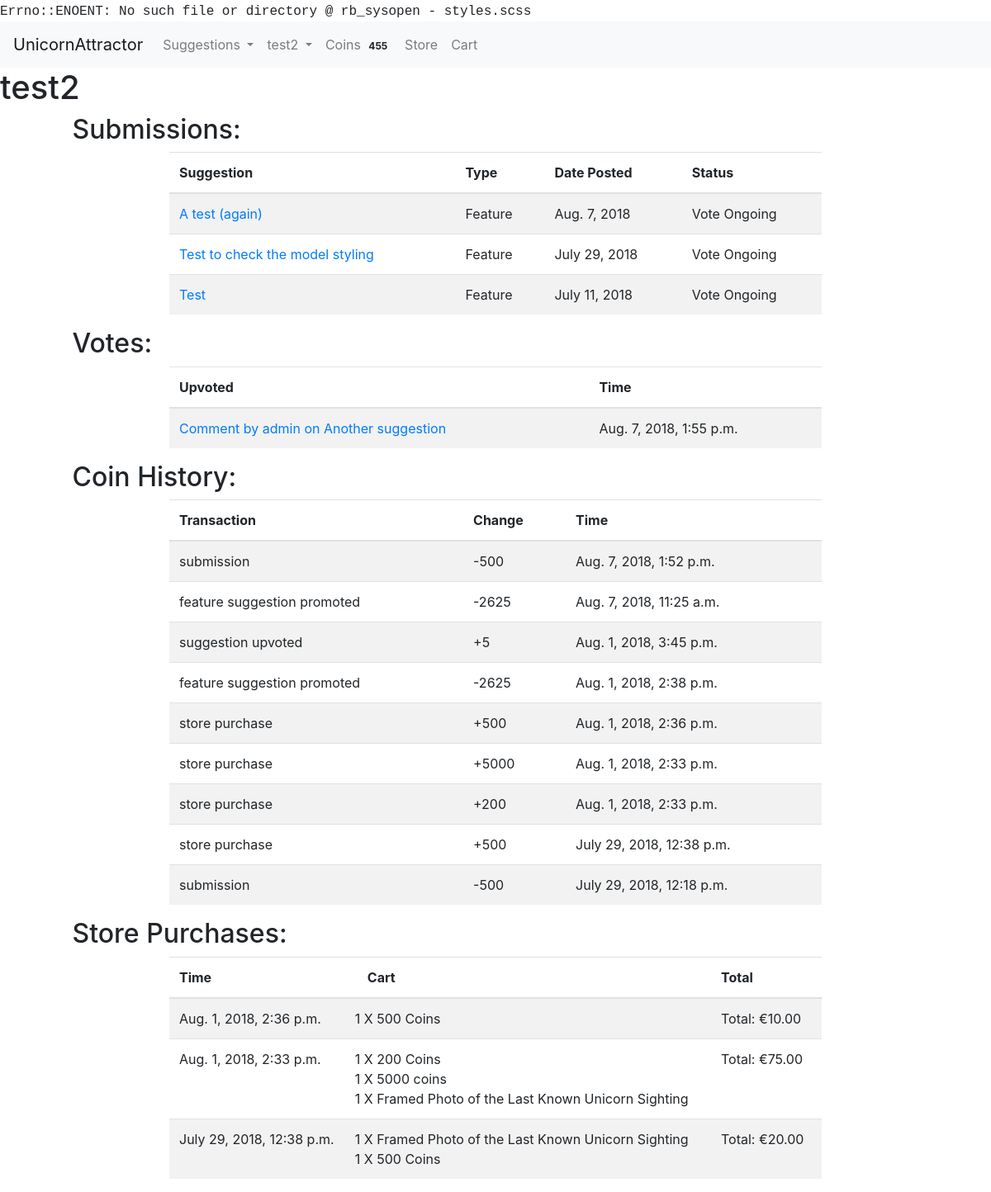
/user/3 (signed in), run on the app's committed database.
### accounts/models.py (models this page shows)
class User(AbstractUser):
    USERNAME_FIELD = "email"
    email = models.EmailField(('email address'), blank=False, unique=True)
    REQUIRED_FIELDS = []
    def __str__(self):
        return self.username

### usersuggestions/models.py (models this page shows, shortened)
class SuggestionAdminPage(models.Model):
    status_choices = ((0, "not scheduled"), (1, "scheduled"), (2, "in progress"), (3, "completed"))
    priority_choices = ((0, "low"), (1, 'normal'), (2, 'high'))
    suggestion = models.ForeignKey(Suggestion, null=False, on_delete=models.CASCADE)
    status = models.PositiveSmallIntegerField(choices=status_choices, default=0)
    developer_assigned = models.ForeignKey(User, null=True, blank=True, on_delete=models.PROTECT)
    priority = models.PositiveSmallIntegerField(choices=priority_choices, null=True, blank=True, default=1)
    date_started = models.DateField(null=True, blank=True)
    estimated_days_to_complete = models.PositiveSmallIntegerField(null=True, blank=True)
    expected_completion_date = models.DateField(null=True, blank=True)
    date_completed = models.DateField(null=True, blank=True)
    in_current_voting_cycle = models.BooleanField(blank=False, default=True)
    github_branch = models.CharField(null=True, blank=True, max_length=50)
    was_successful = models.NullBooleanField(blank=True, null=True)
    current_winner = models.BooleanField(blank=False, default=False)

class Suggestion(models.Model):
    suggestion_choices = ((True, 'Feature'), (False, 'Bug Fix'))
    is_feature = models.BooleanField(blank=False, default=False, choices=suggestion_choices)
    user = models.ForeignKey(User, null=False, on_delete=models.PROTECT)
    title = models.CharField(max_length=200, blank=False)
    details = RichTextUploadingField()
    date_time = models.DateTimeField(auto_now_add=True)
    delay_submission = models.BooleanField(null=False, blank=True, default=False)

class Upvote(models.Model):
    user = models.ForeignKey(User, null=False, on_delete=models.PROTECT)
    suggestion = models.ForeignKey(Suggestion, null=True, on_delete=models.CASCADE)
    comment = models.ForeignKey(Comment, null=True, on_delete=models.CASCADE)
    date_time = models.DateTimeField(auto_now_add=True)

class Comment(models.Model):
    user = models.ForeignKey(User, null=False, on_delete=models.PROTECT)
    suggestion = models.ForeignKey(Suggestion, null=False, on_delete=models.CASCADE)
    admin_page_comment = models.BooleanField(blank=False, default=False)
    comment = RichTextUploadingField()
    date_time = models.DateTimeField(auto_now_add=True)

### market/models.py (models this page shows, shortened)
class UserCoinHistory(models.Model):
    transaction_choices = ((1, 'submission'), (2, 'upvote'), (3, 'referral'),
                           (4, 'store purchase'), (5, 'initial signup'), (6, 'received referral'),
                           (7, 'suggestion upvoted'), (8, 'suggestion successful'), (9, 'feature suggestion promoted'))
    user = models.ForeignKey(User, null=False, on_delete=models.PROTECT)
    coins_change = models.IntegerField(null=False)
    date_time = models.DateTimeField(auto_now_add=True)
    suggestion = models.ForeignKey(Suggestion, null=True, blank=True, on_delete=models.CASCADE)
    transaction = models.PositiveSmallIntegerField(choices=transaction_choices, blank=False, null=False)

class Order(models.Model):
    user = models.ForeignKey(User, null=False, on_delete=models.PROTECT)
    date_time = models.DateTimeField(auto_now_add=True)
    delivery_address = models.ForeignKey(Delivery, null=True, on_delete=models.PROTECT)

class OrderItem(models.Model):
    order = models.ForeignKey(Order, null=False, on_delete=models.CASCADE)
    item = models.ForeignKey(StoreItem, null=False, on_delete=models.PROTECT)
    quantity = models.PositiveIntegerField(null=False)
    total_purchase_price = models.DecimalField(max_digits=8, decimal_places=2)

class StoreItem(models.Model):
    name = models.CharField(max_length=200, null=False, blank=False)
    description = models.TextField()
    price = models.DecimalField(max_digits=8, decimal_places=2)
    image = models.ImageField(upload_to='images')
    delivery_required = models.BooleanField(blank=False, null=False)
    is_coins = models.BooleanField(default=False, null=False)
    coins_amount = models.PositiveIntegerField(blank=True, null=True)
    def __str__(self):
        return self.name

### usersuggestions/views.py (the view)
# urls.py: url(r'^user/(?P<user_id>\d+)$', render_userpage, name='userpage'),
@login_required()
def render_userpage(request, user_id):
    user = get_object_or_404(User, id=user_id)
    if request.user == user:
        values = get_userpage_values(user)
        return render(request, "userpage.html", {"user": user,
                                                 "votes": values["votes"], "purchases": values["purchases"],
                                                 "coin_history": values["coin_history"],
                                                 "suggestions": values["suggestions"],
                                                 })
    else:
        return redirect("issue_tracker")

### market/cart.py (called while the page is built)
    def __len__(self):
        return sum(item['quantity'] for item in self.cart.values())

### market/coins.py (called while the page is built)
def return_user_coins(user):
    UserCoins.objects.get_or_create(user=user)
    user_row = UserCoins.objects.get(user=user)
    return user_row.coins

### market/contexts.py (called while the page is built)
def cart(request):
    return {'cart': Cart(request)}

def usercoins(request):
    if request.user.is_authenticated:
        user = request.user
        coins_amount = return_user_coins(user)
        return {"usercoins":coins_amount}
    else:
        return {"usercoins": None}

### usersuggestions/helpers.py (called while the page is built)
def get_userpage_values(user):
    votes = Upvote.objects.filter(user=user).order_by("-date_time")
    purchases = Order.objects.filter(user=user).order_by("-date_time")
    coin_history = UserCoinHistory.objects.filter(user=user).order_by("-date_time")
    suggestions = SuggestionAdminPage.objects.filter(suggestion__user=user).order_by("-suggestion__date_time")
    for purchase in purchases:
        purchase.items = OrderItem.objects.filter(order=purchase)
        purchase.total_cost = 0
        for item in purchase.items:
            purchase.total_cost += item.total_purchase_price
    values_dictionary = {"purchases": purchases,
                         "coin_history": coin_history, "votes": votes, "suggestions": suggestions
                         }
    return values_dictionary

### usersuggestions/templates/userpage.html (shortened to what this page needs)
{% extends 'base.html' %} {% block title %} {{ user }} {% endblock %} {% block content %}
<main id="userpage">
    <h1 id="header">{{ user }}</h1>
    <div class="row">
        <div class="offset-md-1">
            <h2 class="section-header">Submissions:</h2>
        </div>
    </div>
    <div class="row">
        <div class="col-xs-12 table-col col-md-8 offset-md-2">
            {% if suggestions|length == 0 %}
            <p class="no-entry-text">You have not submitted any suggestions</p>
            {% else %}
            <table class="table submissions-table table-striped">
                <thead>
                    <tr>
                        <th scope="col">Suggestion</th>
                        <th scope="col">Type</th>
                        <th scope="col">Date Posted</th>
                        <th scope="col">Status</th>
                    </tr>
                </thead>
                <tbody>
                    {% for suggestion in suggestions %}
                    <tr>
                        <td><a href="{% url 'view_suggestion' suggestion.suggestion.id %}">{{ suggestion.suggestion.title }}</a> </td>
                        <td>{{ suggestion.suggestion.get_is_feature_display }}</td>
                        <td>{{ suggestion.suggestion.date_time.date }}</td>
                        <td class="status">
                            {% if suggestion.suggestion.is_feature %} {% if suggestion.in_current_voting_cycle %} Vote Ongoing {% elif suggestion.suggestion.delay_submission %} Submission delayed till next voting cycle {% elif suggestion.was_successful == True %} Suggestion Successful
                            {% else %} Suggestion unsuccessful {% endif %} {% else %} {{ suggestion.get_status_display }} {% endif %}
                        </td>
                    </tr>
                    {% endfor %}
                </tbody>
            </table>
            {% endif %}
        </div>
    </div>
    <div class="row">
        <div class="offset-md-1">
            <h2 class="section-header">Votes:</h2>
        </div>
    </div>
    <div class="row">
        <div class="col-xs-10 col-md-8 table-col offset-xs-1 offset-md-2">
            {% if votes|length == 0 %}
            <p class="no-entry-text">You have not cast any votes</p>
            {% else %}
            <table class="table table-striped">
                <thead>
                    <tr>
                        <th scope="col">Upvoted</th>
                        <th scope="col">Time</th>
                    </tr>
                </thead>
                <tbody>
                    {% for vote in votes %}
                    <div class="row">
                        <tr>
                            <td>
                                {% if vote.comment %}
                                <a href="{% url 'view_suggestion' vote.comment.suggestion.id %}#{{ vote.comment.id }}">Comment by {{ vote.comment.user }} on {{ vote.comment.suggestion.title }}</a> {% else %}
                                <a href="{% url 'view_suggestion' vote.suggestion.id %}">{{ vote.suggestion.get_is_feature_display }}: {{ vote.suggestion.title }}</a> {% endif %}
                            </td>
                            <td>{{ vote.date_time }}</td>
                        </tr>
                        {% endfor %}
                </tbody>
            </table>
            {% endif %}
            </div>
        </div>
        <div class="row">
            <div class="offset-md-1">
                <h2 class="section-header">Coin History:</h2>
            </div>
        </div>
        <div class="row">
            <div class="col-xs-10 table-col col-md-8 offset-xs-1 offset-md-2">
                <table class="table table-striped">
                    <thead>
                        <tr>
                            <th scope="col">Transaction</th>
                            <th scope="col">Change</th>
                            <th scope="col">Time</th>
                        </tr>
                    </thead>
                    <tbody>
                        {% for entry in coin_history %}
                        <tr>
                            <td>{{ entry.get_transaction_display }}{% if entry.suggestion %}: <a href="{% url 'view_suggestion' entry.suggestion.id %}"> {{ entry.suggestion.title }}</a> {% endif %}
                            </td>
                            <td>{% if entry.coins_change > 0 %} <span class="positive-change">+{% else %}<span class="negative-change">{% endif %}{{ entry.coins_change }}</span></td>
                            <td>{{ entry.date_time }}
                            </td>
                        </tr>
                        {% endfor %}
                    </tbody>
                </table>
            </div>
        </div>
        <div class="row">
            <div class="offset-md-1">
                <h2 class="section-header">Store Purchases:</h2>
            </div>
        </div>
        <div class="row">
            <div class="col-xs-10  table-col col-md-8 offset-xs-1 offset-md-2">
                {% if purchases|length == 0 %}
                <p class="no-entry-text">You have made no purchases at our store</p>
                {% else %}
                <table class="table table-striped">
                    <thead>
                        <tr>
                            <th scope="col">Time</th>
                            <th scope="col">Cart</th>
                            <th scope="col">Total</th>
                        </tr>
                    </thead>
                    <tbody>
                        {% for purchase in purchases %}
                        <tr>
                            <td>{{ purchase.date_time }}</td>
                            <td>
                                {% for item in purchase.items %}
                                <div class="row">
                                    {{ item.quantity }} X {{ item.item }}
                                </div>
                                {% endfor %}
                            </td>
                            <td>Total: €{{ purchase.total_cost }}</td>
                        </tr>
                        {% endfor %}
                    </tbody>
                </table>
            </div>
            {% endif %}
        </div>
</main>
{% endblock %}

### templates/base.html (shortened to what this page needs)
<!DOCTYPE html>
{% load staticfiles %}
<html lang="en">
<head>
    <link rel="stylesheet" href="https://maxcdn.bootstrapcdn.com/bootstrap/4.0.0/css/bootstrap.min.css">
    <link rel="stylesheet" href="{% static 'css/styles.css' %}">
</head>
<header>
    <nav class="navbar navbar-expand-lg navbar-light bg-light justify-content-between">
        <a class="navbar-brand website-title" href="{% url 'home' %}">UnicornAttractor</a>
            <div class="collapse navbar-collapse" id="navbarSupportedContent">
                <ul class="navbar-nav mr-auto">
                    <li class="nav-item dropdown">
                        <a class="nav-link dropdown-toggle" href="{% url 'issue_tracker' %}" id="navbarDropdown" role="button" data-toggle="dropdown" aria-haspopup="true" aria-expanded="false">
          Suggestions
        </a>
                    </li>
                    {% if user.is_authenticated %}
                    <li class="nav-item dropdown">
                        <a class="nav-link dropdown-toggle" href="#" id="navbarDropdownUser" role="button" data-toggle="dropdown" aria-haspopup="true" aria-expanded="false">
          {{ user.username }}
        </a>
                    </li>
                    <li class="nav-item">
                        <a class="nav-link" href="{% url 'earn_coins' %}"> Coins <span class="badge badge-light">{{ usercoins }}</span></a></a>
                    </li>
                    {% endif %}
                    <li class="nav-item">
                        <a class="nav-link" href="{% url 'store' %}">Store</a>
                    </li>
                    <li class="nav-item">
                        <a class="nav-link" href="{% url 'view_cart' %}">Cart </a>
                    </li>
                </ul>
            </div>
    </nav>
</header>
<body>
    {% block content %}{% endblock %}
</body>
</html>

### styles.css (style rules this page uses)
body:before { white-space: pre; font-family: monospace; content: "Errno::ENOENT: No such file or directory @ rb_sysopen - styles.scss"; }

### data on the page
User: username "test2"
SuggestionAdminPage: suggestion "A test (again)", suggestion.is_feature "Feature", suggestion.date_time "Aug. 7, 2018", in_current_voting_cycle "Vote Ongoing"
SuggestionAdminPage: suggestion "Test to check the model styling", suggestion.is_feature "Feature", suggestion.date_time "July 29, 2018", in_current_voting_cycle "Vote Ongoing"
SuggestionAdminPage: suggestion "Test", suggestion.is_feature "Feature", suggestion.date_time "July 11, 2018", in_current_voting_cycle "Vote Ongoing"
Upvote: comment.user "admin", comment.suggestion "Another suggestion", date_time "Aug. 7, 2018, 1:55 p.m."
UserCoinHistory: transaction "submission", coins_change "-500", date_time "Aug. 7, 2018, 1:52 p.m."
UserCoinHistory: transaction "feature suggestion promoted", coins_change "-2625", date_time "Aug. 7, 2018, 11:25 a.m."
UserCoinHistory: transaction "suggestion upvoted", coins_change "5", date_time "Aug. 1, 2018, 3:45 p.m."
UserCoinHistory: transaction "feature suggestion promoted", coins_change "-2625", date_time "Aug. 1, 2018, 2:38 p.m."
UserCoinHistory: transaction "store purchase", coins_change "500", date_time "Aug. 1, 2018, 2:36 p.m."
UserCoinHistory: transaction "store purchase", coins_change "5000", date_time "Aug. 1, 2018, 2:33 p.m."
UserCoinHistory: transaction "store purchase", coins_change "200", date_time "Aug. 1, 2018, 2:33 p.m."
UserCoinHistory: transaction "store purchase", coins_change "500", date_time "July 29, 2018, 12:38 p.m."
UserCoinHistory: transaction "submission", coins_change "-500", date_time "July 29, 2018, 12:18 p.m."
Order: date_time "Aug. 1, 2018, 2:36 p.m.", total_cost "10.00"
OrderItem: quantity "1", item "500 Coins"
Order: date_time "Aug. 1, 2018, 2:33 p.m.", total_cost "75.00"
OrderItem: quantity "1", item "200 Coins"
OrderItem: quantity "1", item "5000 coins"
OrderItem: quantity "1", item "Framed Photo of the Last Known Unicorn Sighting"
Order: date_time "July 29, 2018, 12:38 p.m.", total_cost "20.00"
OrderItem: quantity "1", item "Framed Photo of the Last Known Unicorn Sighting"
OrderItem: quantity "1", item "500 Coins"

### other printed values
{{ usercoins }} "455"
